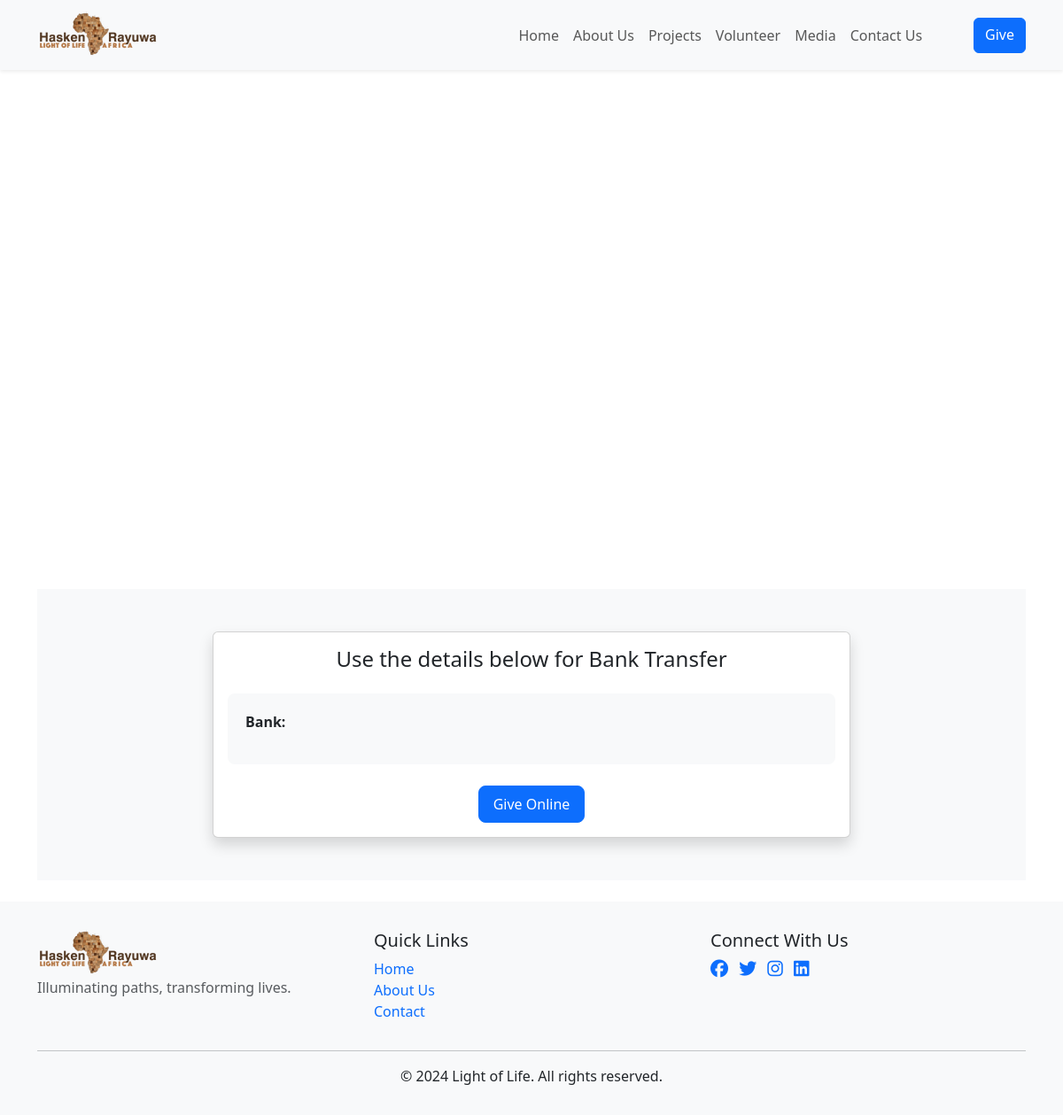
Page /give/ on the earlier database version.
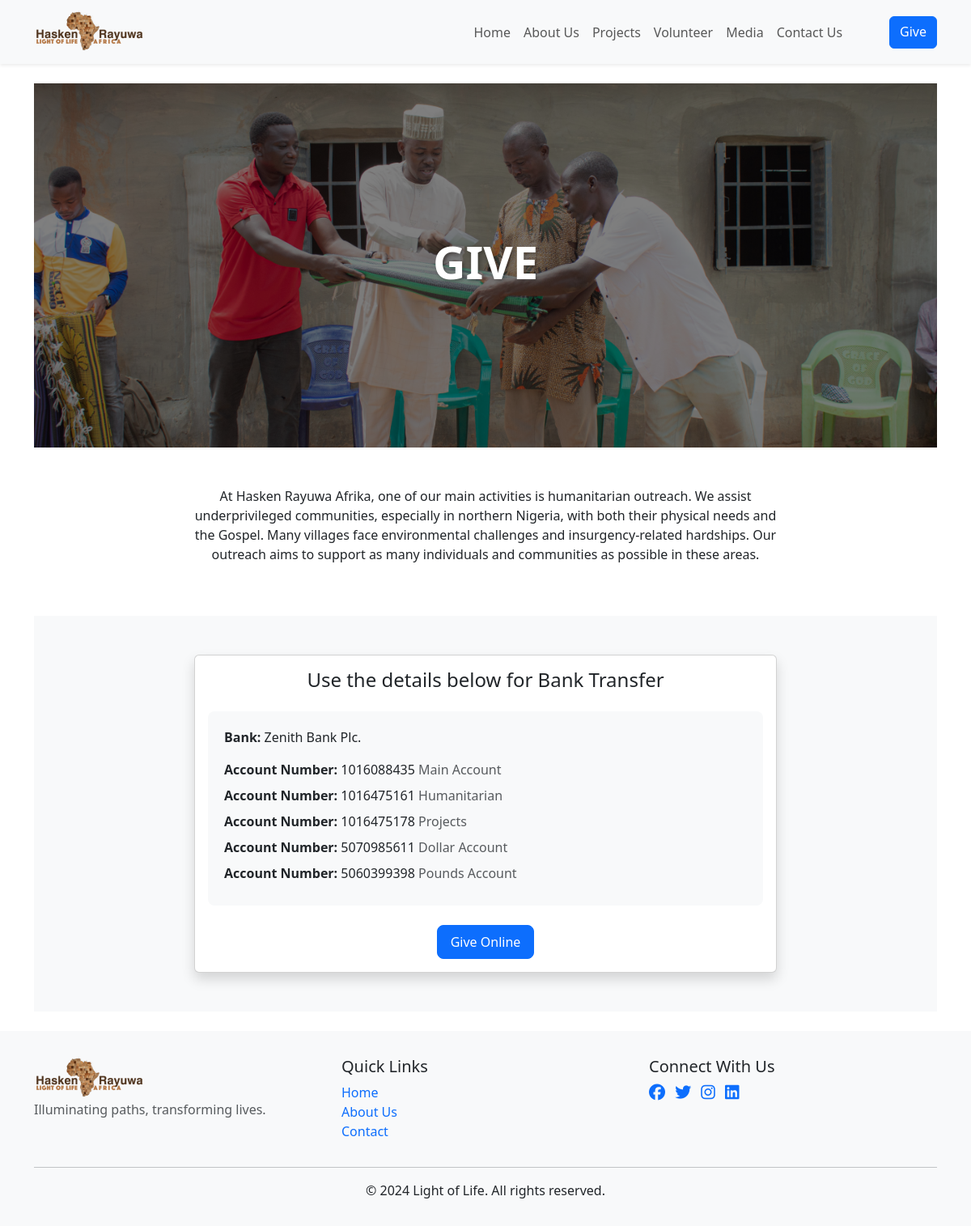
Same page on the later database version.
### core/models.py (models this page shows, shortened)
class SiteLogo(models.Model):
    logo = models.ImageField(upload_to='logos/')
    updated_at = models.DateTimeField(auto_now=True)
    class Meta:
        verbose_name_plural = "Site Logo"

class DonationPage(models.Model):
    title = models.CharField(max_length=200, default="GIVE")
    header_image = models.ImageField(upload_to='donations/')
    description = models.TextField()
    bank_name = models.CharField(max_length=100, default="Zenith Bank Plc.")
    class Meta:
        verbose_name = "Donation Page"
        verbose_name_plural = "Donation Page"

class BankAccount(models.Model):
    bank_name = models.CharField(max_length=100, null=True, blank=True)
    account_name = models.CharField(max_length=100, null=True, blank=True)
    account_number = models.CharField(max_length=20, null=True, blank=True)
    description = models.CharField(max_length=100, null=True, blank=True)  # e.g., "MAIN ACCOUNT", "HUMANITARIAN"

### core/views.py (the view)
# urls.py: path('give/', views.give, name='give'),
def give(request):
    context = {
        'page': DonationPage.objects.first(),
        'bank_accounts': BankAccount.objects.all(),
        'logo': SiteLogo.objects.last(),
    }
    return render(request, 'core/give.html', context)

### core/templates/core/give.html (shortened to what this page needs)
{% extends 'base.html' %}
{% load static %}
{% block content %}
<section class="give-hero">
    {% if page.header_image %}
    <div class="hero-container">
        <div class="hero-image" style="background-image: url('{{ page.header_image.url }}');">
            <div class="overlay"></div>
            <div class="container h-100">
                <div class="row h-100 align-items-center justify-content-center">
                    <div class="col-lg-8 text-center">
                        <h1 class="hero-title text-white">{{ page.title }}</h1>
                    </div>
                </div>
            </div>
        </div>
    </div>
    {% endif %}
</section>
<section class="description-section py-5">
    <div class="container">
        <div class="row justify-content-center">
            <div class="col-lg-8 text-center">
                <p>{{ page.description }}</p>
            </div>
        </div>
    </div>
</section>
<section class="bank-details-section py-5 bg-light">
    <div class="container">
        <div class="row justify-content-center">
            <div class="col-lg-8">
                <div class="card shadow">
                    <div class="card-body">
                        <h4 class="text-center mb-4">Use the details below for Bank Transfer</h4>
                        <div class="bank-details">
                            <p class="mb-3"><strong>Bank:</strong> {{ page.bank_name }}</p>
                            {% for account in bank_accounts %}
                            <p class="mb-2">
                                <strong>Account Number:</strong> {{ account.account_number }}
                                <span class="text-muted">{{ account.description }}</span>
                            </p>
                            {% endfor %}
                        </div>
                        <div class="text-center mt-4">
                            <a href="https://dashboard.flutterwave.com/donate/o2pfywdiris4" class="btn btn-primary btn-lg">
                                Give Online
                            </a>
                        </div>
                    </div>
                </div>
            </div>
        </div>
    </div>
</section>
{% endblock %}

### core/templates/base.html (shortened to what this page needs)
<!DOCTYPE html>
<html lang="en">
<head>
    <link href="https://cdn.jsdelivr.net/npm/bootstrap@5.3.3/dist/css/bootstrap.min.css" rel="stylesheet">
    <link href="https://cdnjs.cloudflare.com/ajax/libs/font-awesome/6.5.1/css/all.min.css" rel="stylesheet">
    <link rel="stylesheet" href="https://cdnjs.cloudflare.com/ajax/libs/photoswipe/5.4.2/photoswipe.min.css">
    <link rel="stylesheet" href="https://unpkg.com/leaflet@1.9.4/dist/leaflet.css" />
</head>
<body>
    <nav class="navbar navbar-expand-lg navbar-light bg-light shadow-sm">
        <div class="container">
            {% if logo %}
                <a class="navbar-brand" href="/"><img id="logo" src="{{ logo.logo.url }}" alt="Logo"></a>
            {% else %}
                <a class="navbar-brand" href="/">Light of Life</a>
            {% endif %}
            <div class="collapse navbar-collapse" id="navbarNav">
                <ul class="navbar-nav ms-auto">
                    <li class="nav-item">
                        <a class="nav-link" href="{% url 'home' %}">Home</a>
                    </li>
                    <li class="nav-item">
                        <a class="nav-link" href="{% url 'about' %}">About Us</a>
                    </li>
                        <a class="nav-link" href="{% url 'projects' %}">Projects</a>
                        <a class="nav-link" href="{% url 'volunteer' %}">Volunteer</a>
                        <a class="nav-link" href="{% url 'media' %}">Media</a>
                        <a class="nav-link" href="{% url 'contact' %}">Contact Us</a>
                        <a class="btn btn-primary" style="margin-left: 50px;" href="{% url 'give' %}">Give</a>
                </ul>
            </div>
        </div>
    </nav>
    <main class="py-4">
        <div class="container">
            {% block content %}{% endblock %}
        </div>
    </main>
    <footer class="footer">
        <div class="container">
            <div class="row">
                <div class="col-md-4">
                    <a class="navbar-brand" href="/"><img id="logo" src="{{ logo.logo.url }}" alt="Logo"></a>
                    <p class="text-muted">Illuminating paths, transforming lives.</p>
                </div>
                <div class="col-md-4">
                    <h5>Quick Links</h5>
                    <ul class="list-unstyled">
                        <li><a href="{% url 'home' %}" class="text-decoration-none">Home</a></li>
                        <li><a href="{% url 'about' %}" class="text-decoration-none">About Us</a></li>
                        <li><a href="{% url 'contact' %}" class="text-decoration-none">Contact</a></li>
                    </ul>
                </div>
                <div class="col-md-4">
                    <h5>Connect With Us</h5>
                    <div class="social-links">
                        <a href="#" class="text-decoration-none me-2"><i class="fab fa-facebook fa-lg"></i></a>
                        <a href="#" class="text-decoration-none me-2"><i class="fab fa-twitter fa-lg"></i></a>
                        <a href="#" class="text-decoration-none me-2"><i class="fab fa-instagram fa-lg"></i></a>
                        <a href="#" class="text-decoration-none"><i class="fab fa-linkedin fa-lg"></i></a>
                    </div>
                </div>
            </div>
            <hr>
            <div class="text-center">
                <p class="mb-0">&copy; {% now "Y" %} Light of Life. All rights reserved.</p>
            </div>
        </div>
    </footer>
</body>
</html>

### core/templates/base.html (style rules this page uses)
body { display: flex; flex-direction: column; min-height: 100vh; }
main { flex: 1 0 auto; }
.navbar-brand { font-weight: 600; font-size: 1.5rem; }
.footer { background-color: #f8f9fa; padding: 2rem 0; margin-top: auto; }
.card { transition: transform 0.2s ease-in-out; box-shadow: 0 4px 6px rgba(0, 0, 0, 0.1); }

### core/templates/core/give.html (style rules this page uses)
.give-hero { position: relative; height: 450px; overflow: hidden; }
.hero-container { height: 100%; width: 100%; }
.hero-image { height: 100%; width: 100%; background-size: cover; background-position: center; background-repeat: no-repeat; position: relative; }
.overlay { position: absolute; top: 0; left: 0; right: 0; bottom: 0; background: rgba(0, 0, 0, 0.5); }
.hero-title { font-size: 3.5rem; font-weight: 700; text-shadow: 2px 2px 4px rgba(0, 0, 0, 0.3); position: relative; z-index: 2; }
.bank-details { background: #f8f9fa; padding: 20px; border-radius: 8px; }
.btn-primary { font-size: 1rem; }

Differences in the rows shown:
added DonationPage: header_image (picture), title "GIVE", description "At Hasken Rayuwa Afrika, one of our main activities is humanitarian outreach. We assist underprivileged communities, especially in northern Nigeria, with both their physical needs and the Gospel. Many villages face environmental challenges and insurgency-related hardships. Our outreach aims to support as many individuals and communities as possible in these areas.", bank_name "Zenith Bank Plc."
added BankAccount: account_number "1016088435", description "Main Account"
added BankAccount: account_number "1016475161", description "Humanitarian"
added BankAccount: account_number "1016475178", description "Projects"
added BankAccount: account_number "5070985611", description "Dollar Account"
added BankAccount: account_number "5060399398", description "Pounds Account"
